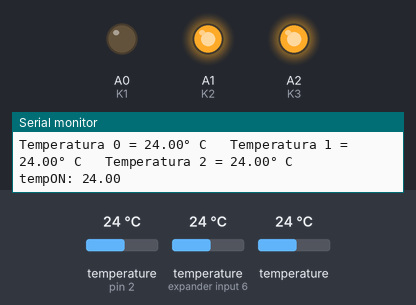
Simulated run of this sketch. Board: Arduino Uno, built with avr-gcc and run on an emulated ATmega328P. Parts: output pins drawn as LEDs (lit = HIGH), the last lines printed to the serial monitor. Inputs (shaded band) come from the test bench; at power-on: temperature (sensors on expander input 6, pin 2) 24 °C, temperature 24 °C.

Above: at 2.4 s.
2.5 s: temperature (sensor on expander input 6) set to 18.5 °C
4.5 s: temperature (sensor on expander input 6) set to 17.5 °C
At 6.2 s:
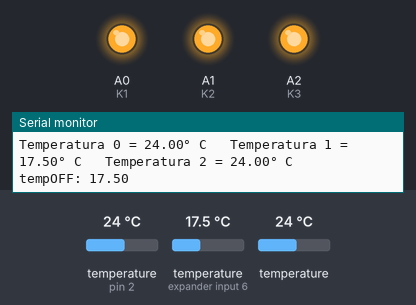
7.3 s: temperature (sensor on expander input 6) set to 19 °C
At 8.2 s:
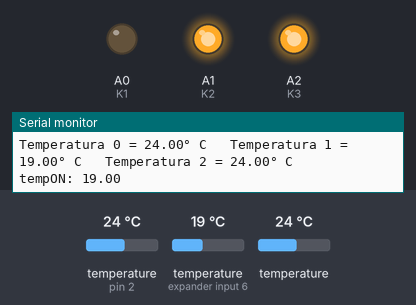
8.9 s: temperature (sensor on expander input 6) set to 12 °C
At 9.9 s:
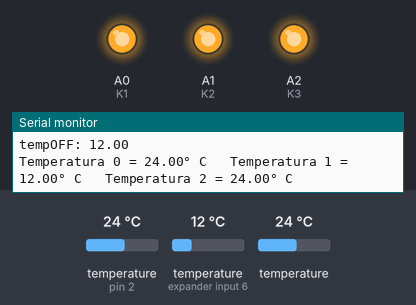
Timing chart, 0 to 11.5 s (numbered marks = the images above; inputs shaded):
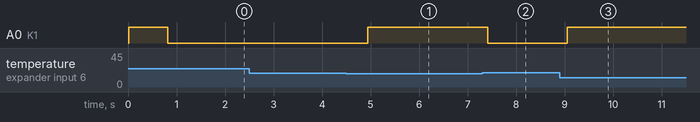

Measured:
- the behaviour switches between 18.1 and 18 °C on temperature (sensor on expander input 6) (found by bisection; images 0 and 1)
- after the input at 4.5 s, A0 (K1): LOW → HIGH after 0.44 s
- after the input at 7.3 s, A0 (K1): HIGH → LOW after 0.11 s
- after the input at 8.9 s, A0 (K1): LOW → HIGH after 0.16 s

The sketch:

01_borrador.ino
```cpp
//Controlador Heladera No Frost para Fermentar y Madurar  (by JMT 25/02/2020)

/*Inicio carga de Librerias*/
#include <OneWire.h>
#include <DallasTemperature.h>//Lee sensor DS18B20 (temperatura)
#include <Wire.h>
#include <LiquidCrystal_I2C.h>

/*Fin carga de Librerias*/

//Crear el objeto lcd  dirección  "0x3F" y configuro las caracteristicas del lcd (20 columnas x 4 filas)
LiquidCrystal_I2C lcd(0x3F, 20, 4);

//asignacion de salidas
const int pinD2 = 2;   //Sondas (Evaporador y Ambiente)
const int pinD3 = 3;   //
const int pinD4 = 4;   //LCD
const int pinD5 = 5;   //LCD

const int K1 = A0;       //Motor Heladera
const int K2 = A1;       //Ventilador/Forzador
const int K3 = A2;       //Resistencia Deshielo/Defrost

// Instancia a las clases OneWire y DallasTemperature
OneWire oneWireObj(pinD2);
DallasTemperature sensorDS18B20(&oneWireObj);

//Defino en variables las direcciones de las sondas
DeviceAddress address1 = {0x28, 0xAA, 0x7A, 0xB6, 0x13, 0x13, 0x2, 0x6E};//dirección del sensor 1
DeviceAddress address2 = {0x28, 0xAA, 0x6, 0x2A, 0x13, 0x13, 0x2, 0xD1};//dirección del sensor 2
DeviceAddress address3 = {0x28, 0xAA, 0x2E, 0x31, 0x13, 0x13, 0x2, 0xBB};//dirección del sensor 3

void setup() {
  Serial.begin(9600); // Inicio la comunicación serie
  sensorDS18B20.begin(); //Inicio las Sondas

//  lcd.backlight(); //enciendo el Backlight del LCD
//  lcd.init(); //Inicio el LCD
//  lcd.clear();
//  lcd.setCursor(0, 1);
//  lcd.print("Iniciando...");

  pinMode(K1, OUTPUT);
  pinMode(K2, OUTPUT);
  pinMode(K3, OUTPUT);
  digitalWrite(K1, HIGH); // Todos apagados al INICO
  digitalWrite(K2, HIGH);
  digitalWrite(K3, HIGH);
}

void loop() {

//Senso las temperaturas del Evaporador y el Fermentador
sensorDS18B20.requestTemperatures(); //envía el comando para obtener las temperaturas
float temp0= sensorDS18B20.getTempC(address1);//Se obtiene la temperatura en °C del sensor 1
float temp1= sensorDS18B20.getTempC(address2);//Se obtiene la temperatura en °C del sensor 2
float temp2= sensorDS18B20.getTempC(address3);//Se obtiene la temperatura en °C del sensor 3

Serial.print("Temperatura 0 = ");
Serial.print(temp0);
Serial.print("° C");
Serial.print("   Temperatura 1 = ");
Serial.print(temp1);
Serial.print("° C");
Serial.print("   Temperatura 2 = ");
Serial.print(temp2);
Serial.println("° C");

String Forzador, Motor;

 if (temp1 > 18) {
    //Generar FRIO
    Forzador = "ON";
    Motor = "ON";
    //encender Relay K1
    digitalWrite(K1, LOW);

    Serial.println("tempON: " + String(temp1));
    }
  else
  {
    //Apagar FRIO
    //apagar Relay K1
    Forzador = "OFF";
    Motor = "OFF";
    digitalWrite(K1, HIGH);

    Serial.println("tempOFF: " + String(temp1));
  }

}
/*Encender heladera*/


/* "INICIO"
//Sensar la temperatura del Fermentador
Si la Temperatura del Fermentador es superior a 18° enciendo Motor
*/
/* /     String Forzador, Motor;
//
//    lcd.clear();
//    lcd.setCursor(0, 0);
//

//
////NoFrostProgram
//  if(temp0 <= -23) {
//  digitalWrite(K3, LOW);
// }

//  lcd.clear();
//  lcd.setCursor(0, 0);
//  lcd.print("Temp Evapo: " + String(temp0) + "°");
//
//  lcd.setCursor(0, 1);
//  lcd.print("Temp Mosto: " + String(temp1) + "°");
//
//  lcd.setCursor(0, 2);
//  lcd.print("Temp Ambiente: " + String(temp2) + "°");
//
//  lcd.setCursor(0, 3);
//  lcd.print("Forz: " + Forzador + ", " + "Hel: " + Motor);
//  Serial.println("Fin Programa");

 //retraso de 0,5 segundos entre loops


*/
```
